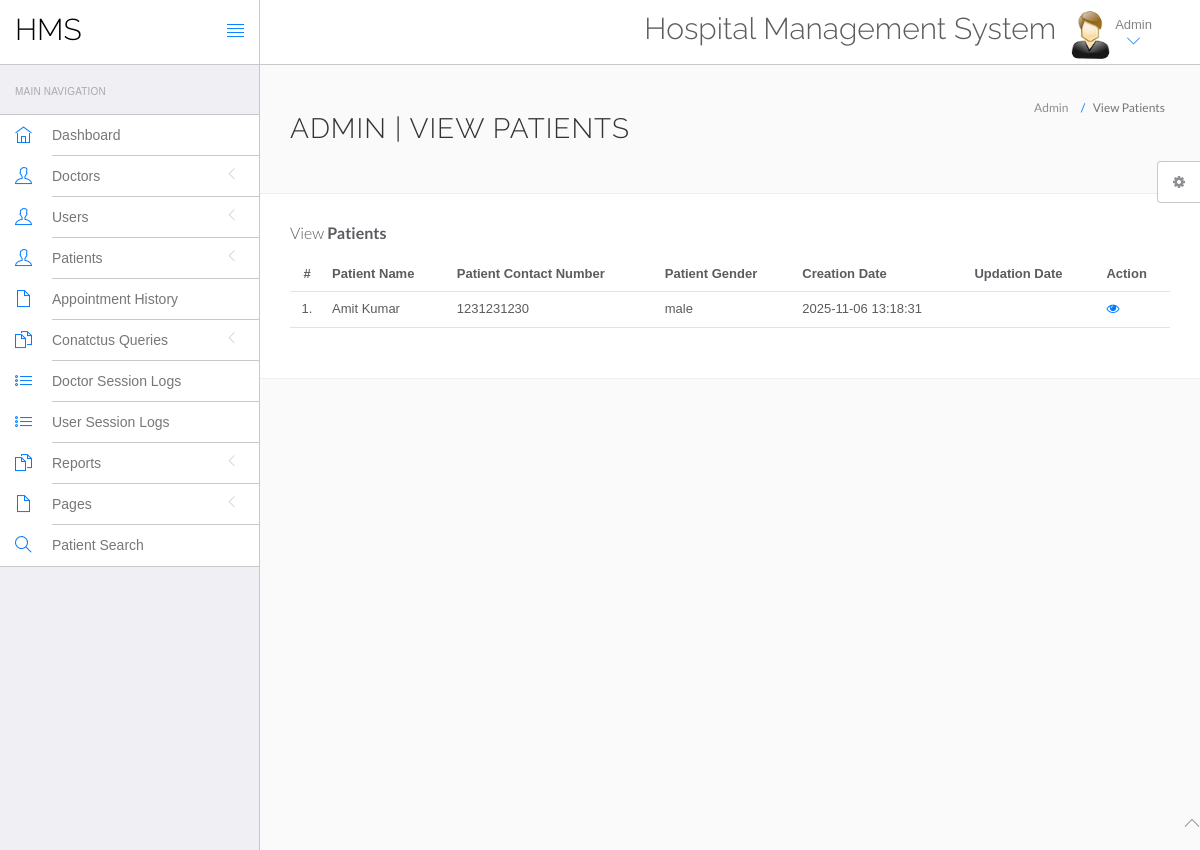
Page /hms/admin/manage-patient.php (signed in) on the committed database.
### tables this page shows
CREATE TABLE `tblpatient` (
  `ID` int(10) NOT NULL,
  `Docid` int(10) DEFAULT NULL,
  `PatientName` varchar(200) DEFAULT NULL,
  `PatientContno` bigint(10) DEFAULT NULL,
  `PatientEmail` varchar(200) DEFAULT NULL,
  `PatientGender` varchar(50) DEFAULT NULL,
  `PatientAdd` mediumtext DEFAULT NULL,
  `PatientAge` int(10) DEFAULT NULL,
  `PatientMedhis` mediumtext DEFAULT NULL,
  `CreationDate` timestamp NULL DEFAULT current_timestamp(),
  `UpdationDate` timestamp NULL DEFAULT NULL ON UPDATE current_timestamp()
);

### hms/admin/manage-patient.php (the view, shortened to what this page needs)
<?php
include('include/config.php');
if(strlen($_SESSION['id']==0)) {
 header('location:logout.php');
  } else{
?>
<!DOCTYPE html>
<html lang="en">
	<head>
		<link rel="stylesheet" href="vendor/bootstrap/css/bootstrap.min.css">
		<link rel="stylesheet" href="vendor/fontawesome/css/font-awesome.min.css">
		<link rel="stylesheet" href="vendor/themify-icons/themify-icons.min.css">
		<link href="vendor/animate.css/animate.min.css" rel="stylesheet" media="screen">
		<link href="vendor/perfect-scrollbar/perfect-scrollbar.min.css" rel="stylesheet" media="screen">
		<link href="vendor/switchery/switchery.min.css" rel="stylesheet" media="screen">
		<link href="vendor/bootstrap-touchspin/jquery.bootstrap-touchspin.min.css" rel="stylesheet" media="screen">
		<link href="vendor/select2/select2.min.css" rel="stylesheet" media="screen">
		<link href="vendor/bootstrap-datepicker/bootstrap-datepicker3.standalone.min.css" rel="stylesheet" media="screen">
		<link href="vendor/bootstrap-timepicker/bootstrap-timepicker.min.css" rel="stylesheet" media="screen">
		<link rel="stylesheet" href="assets/css/styles.css">
		<link rel="stylesheet" href="assets/css/plugins.css">
		<link rel="stylesheet" href="assets/css/themes/theme-1.css" id="skin_color" />
	</head>
	<body>
		<div id="app">
<?php include('include/sidebar.php');?>
<div class="app-content">
<?php include('include/header.php');?>
<div class="main-content" >
<div class="wrap-content container" id="container">
<section id="page-title">
<div class="row">
<div class="col-sm-8">
<h1 class="mainTitle">Admin | View Patients</h1>
</div>
<ol class="breadcrumb">
<li>
<span>Admin</span>
</li>
<li class="active">
<span>View Patients</span>
</li>
</ol>
</div>
</section>
<div class="container-fluid container-fullw bg-white">
<div class="row">
<div class="col-md-12">
<h5 class="over-title margin-bottom-15">View <span class="text-bold">Patients</span></h5>
<table class="table table-hover" id="sample-table-1">
<thead>
<tr>
<th class="center">#</th>
<th>Patient Name</th>
<th>Patient Contact Number</th>
<th>Patient Gender </th>
<th>Creation Date </th>
<th>Updation Date </th>
<th>Action</th>
</tr>
</thead>
<tbody>
<?php
$sql=mysqli_query($con,"select * from tblpatient");
$cnt=1;
while($row=mysqli_fetch_array($sql))
{
?>
<tr>
<td class="center"><?php echo $cnt;?>.</td>
<td class="hidden-xs"><?php echo $row['PatientName'];?></td>
<td><?php echo $row['PatientContno'];?></td>
<td><?php echo $row['PatientGender'];?></td>
<td><?php echo $row['CreationDate'];?></td>
<td><?php echo $row['UpdationDate'];?>
</td>
<td>
<a href="view-patient.php?viewid=<?php echo $row['ID'];?>"><i class="fa fa-eye"></i></a>
</td>
</tr>
<?php
$cnt=$cnt+1;
 }?></tbody>
</table>
</div>
</div>
</div>
</div>
</div>
</div>
</div>
	<?php include('include/footer.php');?>
	<?php include('include/setting.php');?>
	</body>
</html>
<?php } ?>

### hms/admin/assets/css/themes/theme-1.css (style rules this page uses)
body { background: #FAFAFA; }

### rows in the picture
tblpatient: PatientName "Amit Kumar", PatientContno "1231231230", PatientGender "male", CreationDate "2025-11-06 13:18:31"
